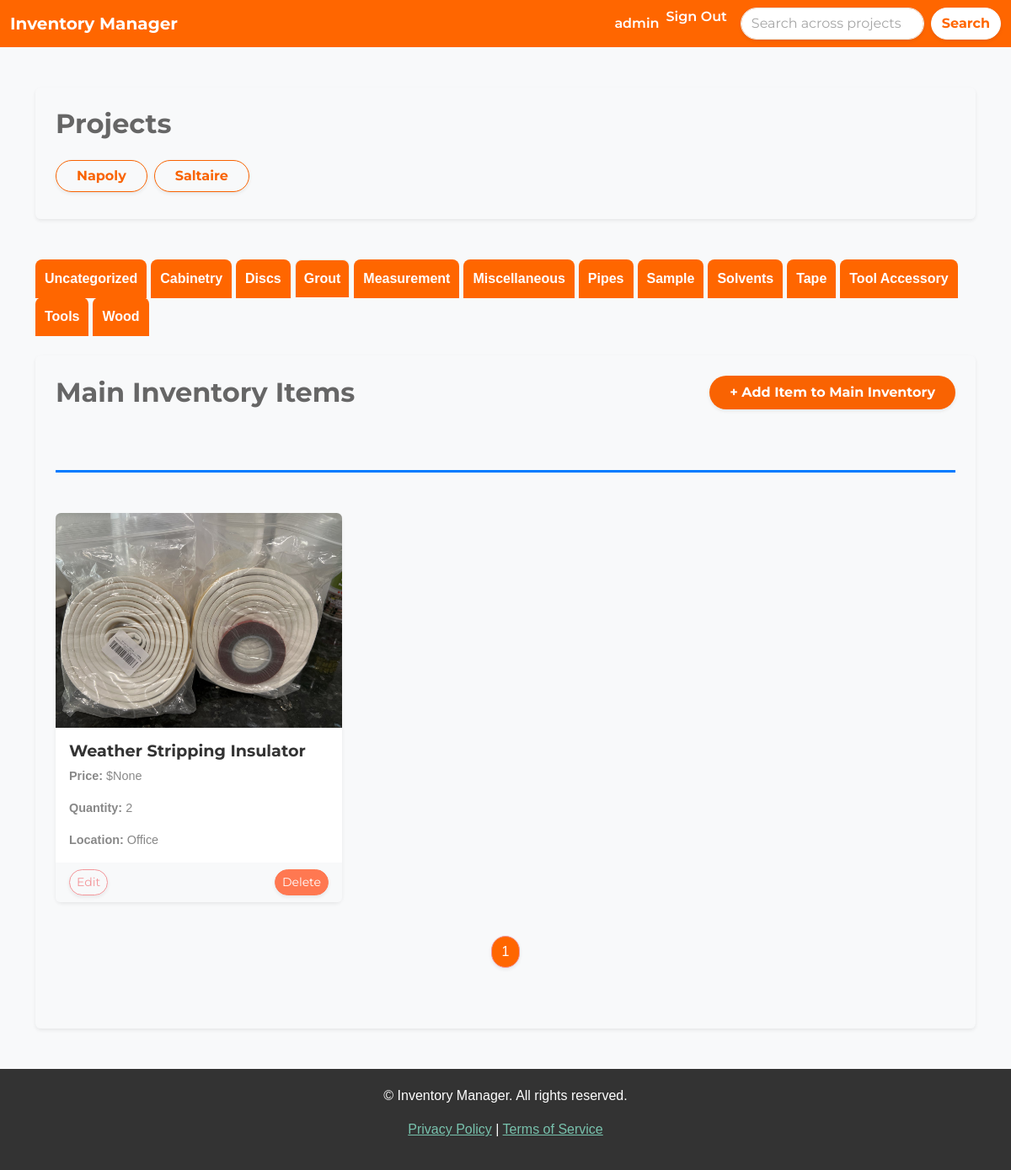
The app's page /dashboard/?page_Grout=1&active_category=Grout (signed in) with its own data.
### inventory/models.py (models this page shows, shortened)
class Project(models.Model):
	name = models.CharField(max_length=200)
	description = models.TextField(blank=True, null=True)
	user = models.ForeignKey(User, on_delete=models.CASCADE)
	date_created = models.DateTimeField(auto_now_add=True)

class Category(models.Model):
    name = models.CharField(max_length=200)
    class Meta:
        verbose_name_plural = 'categories'
        ordering = ['name']  # Ensure categories are listed in alphabetical order

class InventoryItem(models.Model):
    name = models.CharField(max_length=200)
    quantity = models.IntegerField()
    category = models.ForeignKey('Category', on_delete=models.SET_NULL, blank=True, null=True)
    price = models.DecimalField(max_digits=10, decimal_places=2, blank=True, null=True)
    date_created = models.DateTimeField(auto_now_add=True)
    user = models.ForeignKey(User, on_delete=models.CASCADE)
    project = models.ForeignKey(Project, on_delete=models.CASCADE, related_name="inventory_items", blank=False, null=False)
    image = models.ImageField(upload_to='inventory_images/', null=True, blank=True)
    location = models.ForeignKey('Location', on_delete=models.SET_NULL, blank=True, null=True)

class Location(models.Model):
    name = models.CharField(max_length=100)

### inventory/views.py (the view)
# urls.py: path('dashboard/', Dashboard.as_view(), name='dashboard'),
class Dashboard(LoginRequiredMixin, View):
    def get(self, request):
        main_project = Project.objects.filter(name="Main Project").first()
        projects = Project.objects.exclude(id=main_project.id).order_by('name') if main_project else Project.objects.all().order_by('name')
        search_query = request.GET.get('search', '')
        items = InventoryItem.objects.filter(project=main_project)
        if search_query:
            items = items.filter(name__icontains=search_query)
        items = items.order_by('category__name', 'name')
        grouped_inventory = {}
        items_per_page = 9
        for item in items:
            category = item.category.name if item.category else 'Uncategorized'  # Handle missing categories
            if category not in grouped_inventory:
                grouped_inventory[category] = []
            grouped_inventory[category].append(item)
        category_pages = {}
        active_category = request.GET.get('active_category', list(grouped_inventory.keys())[0])  # Default to first category
        for category, item_list in grouped_inventory.items():
            paginator = Paginator(item_list, items_per_page)
            page_number = request.GET.get(f'page_{category}', 1)
            category_pages[category] = paginator.get_page(page_number)
        return render(request, 'inventory/dashboard.html', {
            'main_project': main_project,
            'projects': projects,
            'grouped_inventory': category_pages,
            'active_category': active_category,
        })

### inventory/templates/inventory/dashboard.html (shortened to what this page needs)
{% extends 'inventory/base.html' %}
{% load crispy_forms_tags %}
{% block content %}
    <div class="container mt-5">
        <div class="card shadow-sm p-4 mb-5 rounded" style="border: none; background-color: var(--light-grey);">
            <h2 class="mb-4" style="color: var(--dark-grey); font-weight: bold;">Projects</h2>
            {% if projects %}
                <div class="d-flex flex-wrap gap-2">
                    {% for project in projects %}
                        <a href="{% url 'project_inventory' project.id %}" class="btn btn-outline-primary mb-2 rounded-pill shadow-sm px-4" style="font-weight: bold; color: var(--primary-color);">
                            {{ project.name }}
                        </a>
                    {% endfor %}
                </div>
            {% else %}
                <p style="color: var(--dark-grey);">No projects available.</p>
            {% endif %}
        </div>
        <div class="category-tabs mb-4">
            <ul class="nav nav-tabs border-0" style="font-weight: bold;">
                {% for category, items in grouped_inventory.items %}
                    <li class="nav-item">
                        <a class="nav-link {% if category == active_category %}active{% endif %}"
                           data-bs-toggle="tab" href="#category_{{ forloop.counter }}"
                           onclick="setActiveCategory('{{ category }}')"
                           style="color: #FFFFFF; background-color: #FF6600; border-radius: 8px 8px 0 0; padding: 10px; margin-right: 5px; text-align: center;">
                            {{ category }}
                        </a>
                    </li>
                {% endfor %}
            </ul>
        </div>
        <div class="card shadow-sm p-4 mb-5 rounded" style="border: none; background-color: var(--light-grey);">
            <div class="d-flex justify-content-between align-items-center mb-4">
                <h2 class="mb-0" style="color: var(--dark-grey); font-weight: bold;">Main Inventory Items</h2>
                <a href="{% url 'add-item' %}" class="btn btn-primary rounded-pill px-4 py-2 shadow-sm">+ Add Item to Main Inventory</a>
            </div>
            <div class="tab-content">
                {% for category, items in grouped_inventory.items %}
                    <div class="tab-pane fade {% if category == active_category %}show active{% endif %}" id="category_{{ forloop.counter }}">
                        <div class="category-section my-5">
                            <div class="row mt-4">
                                {% for item in items %}
                                    <div class="col-md-4 col-sm-6 mb-4">
                                        <div class="card h-100 shadow-sm" style="border-radius: 8px;">
                                            {% if item.image %}
                                                <img src="{{ item.image.url }}" class="card-img-top rounded-top" alt="{{ item.name }}">
                                            {% else %}
                                                <img src="https://via.placeholder.com/150" class="card-img-top rounded-top" alt="Placeholder Image">
                                            {% endif %}
                                            <div class="card-body">
                                                <h5 class="card-title" style="color: var(--secondary-color); font-weight: bold;">{{ item.name }}</h5>
                                                <p class="card-text"><strong>Price:</strong> ${{ item.price }}</p>
                                                <p class="card-text"><strong>Quantity:</strong> {{ item.quantity }}</p>
                                                {% if item.location %}
                                                    <p class="card-text"><strong>Location:</strong> {{ item.location.name }}</p>
                                                {% else %}
                                                    <p class="card-text"><strong>Location:</strong> Not specified</p>
                                                {% endif %}
                                            </div>
                                            <div class="card-footer d-flex justify-content-between" style="background-color: var(--light-grey); border-top: none;">
                                                {% if user.is_staff %}
                                                    <a href="{% url 'edit-item' item.id %}" class="btn btn-outline-secondary btn-sm rounded-pill shadow-sm">Edit</a>
                                                    <a href="{% url 'delete-item' item.id %}" class="btn btn-danger btn-sm rounded-pill shadow-sm">Delete</a>
                                                {% endif %}
                                            </div>
                                        </div>
                                    </div>
                                {% endfor %}
                            </div>
                            <div class="pagination-controls mt-3">
                                <nav aria-label="Page navigation">
                                    <ul class="pagination justify-content-center">
                                        {% for num in items.paginator.page_range %}
                                            <li class="page-item {% if items.number == num %}active{% endif %}">
                                                <a class="page-link rounded-pill shadow-sm {% if items.number == num %}text-white{% else %}text-dark{% endif %}"
                                                   href="?page_{{ category }}={{ num }}&active_category={{ category }}"
                                                   style="{% if items.number == num %}background-color: #ff6600; color: white;{% else %}background-color: #f5f5f5; color: #444444; border: 1px solid #e0e0e0;{% endif %}">
                                                    {{ num }}
                                                </a>
                                            </li>
                                        {% endfor %}
                                    </ul>
                                </nav>
                            </div>
                        </div>
                    </div>
                {% endfor %}
            </div>
        </div>
    </div>
{% endblock %}

### inventory/templates/inventory/navigation.html (shortened to what this page needs)
<nav class="navbar navbar-expand-lg" style="background-color: #FF6600;">
    <div class="container-fluid">
        <a class="navbar-brand text-white fw-bold" href="{% url 'dashboard' %}">Inventory Manager</a>
        <div class="collapse navbar-collapse justify-content-end" id="navbarNav">
            <ul class="navbar-nav">
                {% if user.is_authenticated %}
                    <li class="nav-item">
                        <a class="nav-link text-white fw-semibold" href="#">{{ user.username }}</a>
                    </li>
                    <li class="nav-item">
                        <form method="POST" action="{% url 'logout' %}" style="display:inline;">
                            <button type="submit" class="nav-link text-white fw-semibold" style="background:none; border:none; padding:0; color:inherit; cursor:pointer;">
                                Sign Out
                            </button>
                        </form>
                    </li>
                {% endif %}
            </ul>
            <form method="GET" action="{% url 'search_results' %}" class="d-flex ms-3">
                <input class="form-control me-2 rounded-pill shadow-sm" type="search" name="search" placeholder="Search across projects..." aria-label="Search" value="{{ request.GET.search }}">
                <button class="btn btn-light rounded-pill shadow-sm fw-bold" type="submit" style="background-color: #FFFFFF; color: #FF6600;">Search</button>
            </form>
        </div>
    </div>
</nav>

### inventory/static/css/style.css (style rules this page uses)
.category-section { border-top: 3px solid #007bff; padding-top: 1.5rem; margin-top: 2rem; }
:root { --primary-color: #f96302; --secondary-color: #333333; --light-grey: #f8f9fa; --dark-grey: #666666; --accent-color: #ffb732; }
body { font-family: Arial, sans-serif; color: var(--secondary-color); background-color: var(--light-grey); }
.navbar { background-color: var(--primary-color); color: white; }
.nav-link, .navbar-brand { color: white !important; font-weight: bold; }
h1, h2, h3, h4, h5, h6 { color: var(--dark-grey); font-weight: bold; }
.card { border: none; box-shadow: 0px 4px 8px rgba(0, 0, 0, 0.1); border-radius: 8px; }
.card-title { font-size: 1.2rem; color: var(--secondary-color); }
.card-body p { font-size: 0.9rem; }
.btn-primary { background-color: var(--primary-color); border: none; color: white; font-weight: bold; }
.btn-outline-primary { color: var(--primary-color); border: 1px solid var(--primary-color); }
.form-control { border-radius: 20px; }

### records on screen
Project: name "Napoly"
Project: name "Saltaire"
Category: grouped_inventory "Cabinetry"
Category: grouped_inventory "Discs"
Category: grouped_inventory "Grout"
Category: grouped_inventory "Measurement"
Category: grouped_inventory "Miscellaneous"
Category: grouped_inventory "Pipes"
Category: grouped_inventory "Sample"
Category: grouped_inventory "Solvents"
Category: grouped_inventory "Tape"
Category: grouped_inventory "Tool Accessory"
Category: grouped_inventory "Tools"
Category: grouped_inventory "Wood"
InventoryItem: image (picture), name "Weather Stripping Insulator", price "None", quantity "2", location.name "Office"

### other values on screen
{{ user.username }} "admin"
{{ category }} "Uncategorized"
{{ num }} "1"
